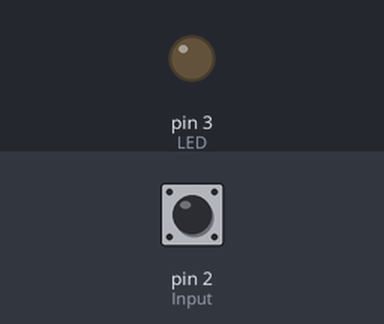
Simulated run of this sketch. Board: Arduino Uno, built with avr-gcc and run on an emulated ATmega328P. Parts: output pins drawn as LEDs (lit = HIGH). Inputs (shaded band) come from the test bench; at power-on: pin 2 (Input) HIGH.

Above: at 1.2 s.
1.3 s: pin 2 (Input) pulled LOW for 0.15 s
At 2.1 s:
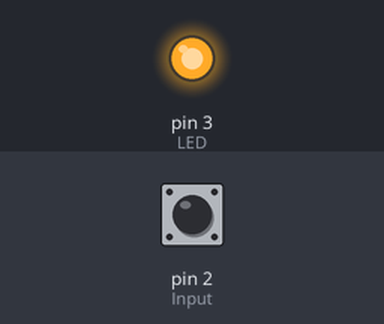
3.8 s: pin 2 (Input) pulled LOW for 3.2 s
At 8.7 s:
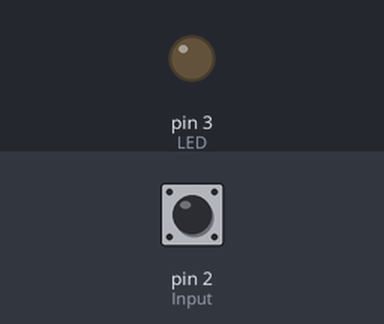
Timing chart, 0 to 10.2 s (numbered marks = the images above; inputs shaded):
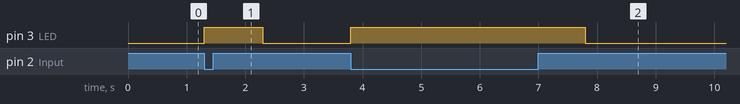

The sketch:

sketch_apr19c.ino
```cpp
#define LED 3
#define Input 2

void setup() {
  pinMode(LED, OUTPUT);
  pinMode(Input, INPUT_PULLUP); //아두이노 내부에서 풀업저항 기능 제공

}

void loop() {
  int sw_in;
  sw_in = digitalRead(Input);
  if(sw_in == LOW) {
    digitalWrite(LED, HIGH);
    delay(1000);
  }
  else {
    digitalWrite(LED, LOW);
  }
}
```

Measured:
- after the input at 1.3 s, pin 3 (LED): LOW → HIGH at once, → LOW 1.0 s later
- after the input at 3.8 s, pin 3 (LED): LOW → HIGH at once, → LOW 4.0 s later
